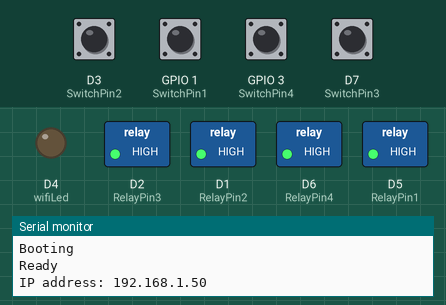
Simulated run of this sketch. Board: ESP8266 (NodeMCU). Parts: switched loads named in the sketch (green lamp = pin HIGH), output pins drawn as LEDs (lit = HIGH), the last lines printed to the serial monitor. Inputs (shaded band) come from the test bench; at power-on: D3 (SwitchPin2), D7 (SwitchPin3), GPIO 1 (SwitchPin1), GPIO 3 (SwitchPin4) HIGH. WiFi joins after 1.5 s; servers stay silent unless stated; EEPROM starts erased; not simulated (calls return 0 or success): credentials.h.

Above: at 3.0 s.
3.1 s: D3 (SwitchPin2) pulled LOW for 0.15 s
At 3.17 s:
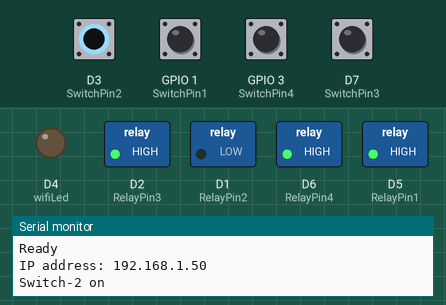
4.7 s: GPIO 1 (SwitchPin1) pulled LOW for 0.15 s
At 4.77 s:
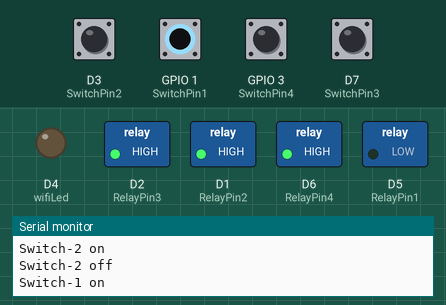
6.3 s: GPIO 3 (SwitchPin4) pulled LOW for 0.15 s
At 6.37 s:
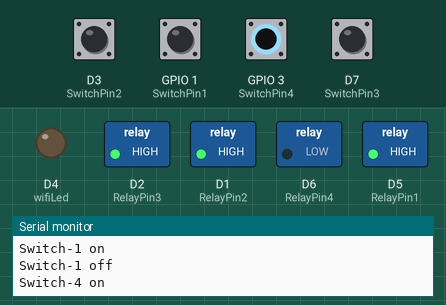
7.9 s: D7 (SwitchPin3) pulled LOW for 0.15 s
At 7.97 s:
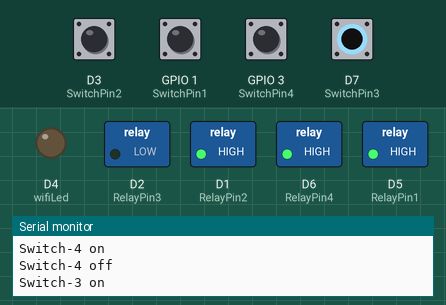
9.5 s: D3 (SwitchPin2) driven LOW and GPIO 1 (SwitchPin1) driven LOW
At 9.9 s:
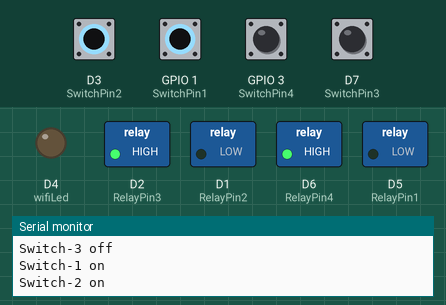
11.0 s: GPIO 3 (SwitchPin4) pulled LOW for 1 s
At 11.8 s:
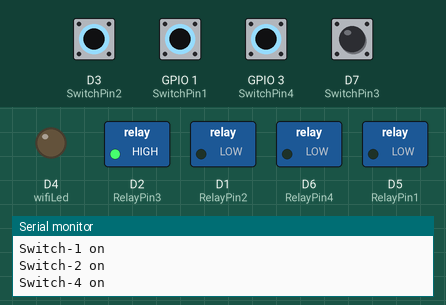
Timing chart, 0 to 14.0 s (numbered marks = the images above; inputs shaded):
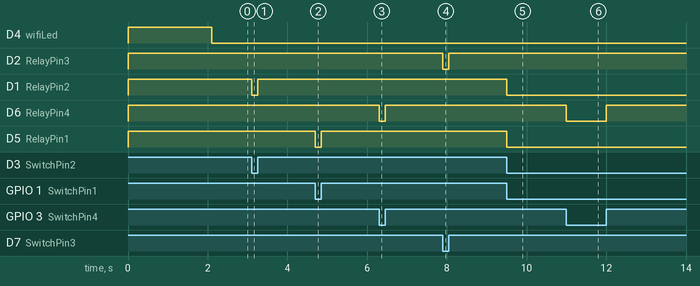

Measured:
- after the input at 3.1 s, D1 (RelayPin2): HIGH → LOW at once, → HIGH 0.15 s later
- after the input at 4.7 s, D5 (RelayPin1): HIGH → LOW at once, → HIGH 0.15 s later
- after the input at 6.3 s, D6 (RelayPin4): HIGH → LOW at once, → HIGH 0.15 s later
- after the input at 7.9 s, D2 (RelayPin3): HIGH → LOW at once, → HIGH 0.15 s later
- after the input at 9.5 s, D1 (RelayPin2), D5 (RelayPin1): HIGH → LOW at once
- after the input at 11.0 s, D6 (RelayPin4): HIGH → LOW at once, → HIGH 1.0 s later

The sketch:

ESP8266_Blynk_2.0.ino
```cpp
/**********************************************************************************
 *  TITLE: Blynk + Manual Switch (latched) + IR + DHT11 control 4 Relays using NodeMCU (store last GPIO state + Real time feedback + no WiFi control)
 *  Click on the following links to learn more.
 *  YouTube Video: https://youtu.be/WqQZpOQB1AE
 *  Related Blog : https://iotcircuithub.com/esp8266-projects/
 *  by Tech StudyCell
 *  Preferences--> Aditional boards Manager URLs :
 *  https://dl.espressif.com/dl/package_esp32_index.json, http://arduino.esp8266.com/stable/package_esp8266com_index.json
 *
 *  Download Board ESP8266 NodeMCU : https://github.com/esp8266/Arduino
 *
 *  Download the libraries
 *  Blynk Library (1.1.0):  https://github.com/blynkkk/blynk-library
 *  IRremote Library (3.6.1): https://github.com/Arduino-IRremote/Arduino-IRremote
 *  DHT Library (1.4.3): https://github.com/adafruit/DHT-sensor-library
 *  Preferences Library (2.0.0): https://github.com/vshymanskyy/Preferences
 **********************************************************************************/

#include "credentials.h"

/* Fill-in your Template ID (only if using Blynk.Cloud) */
#define BLYNK_TEMPLATE_ID TEMPLATE_ID
#define BLYNK_TEMPLATE_NAME TEMPLATE_NAME
#define BLYNK_AUTH_TOKEN AUTH_TOKEN

// Your WiFi credentials.
// Set password to "" for open networks.
char ssid[] = MY_SSID;
char pass[] = MY_PASS;

//Update the HEX code of IR Remote buttons 0x<HEX CODE>
// #define IR_Button_1   0x80BF49B6
// #define IR_Button_2   0x80BFC936
// #define IR_Button_3   0x80BF33CC
// #define IR_Button_4   0x80BF718E
// #define IR_All_Off    0x80BF3BC4

//#define BLYNK_PRINT Serial
#include <ESP8266mDNS.h>
#include <WiFiUdp.h>
#include <ArduinoOTA.h>
#include <ESP8266WiFi.h>
#include <BlynkSimpleEsp8266.h>
//#include <DHT.h>
//#include <IRremote.h>
#include <Preferences.h>

Preferences pref;

// #define DHTPIN              D4 //D4  pin connected with DHT
// #define IR_RECV_PIN         9 // SD2 (IR receiver pin)

// Uncomment whatever type you're using!
// #define DHTTYPE DHT11     // DHT 11
//#define DHTTYPE DHT22   // DHT 22, AM2302, AM2321
//#define DHTTYPE DHT21   // DHT 21, AM2301

// IRrecv irrecv(IR_RECV_PIN);
// decode_results results;

// define the GPIO connected with Relays and switches
#define RelayPin1 14 //D1  //D1
#define RelayPin2 D1 //4  //D2
#define RelayPin3 4 //14 //D5
#define RelayPin4 12 //D6

#define SwitchPin1 1  //TX
#define SwitchPin2 D3   //D3
#define SwitchPin3 13  //D7
#define SwitchPin4 3   //RX

#define wifiLed   D4   //D0

//Change the virtual pins according the rooms
#define VPIN_BUTTON_1    V1
#define VPIN_BUTTON_2    V2
#define VPIN_BUTTON_3    V3
#define VPIN_BUTTON_4    V4

#define VPIN_BUTTON_C    V9
#define VPIN_BUTTON_D    V10
// #define VPIN_TEMPERATURE V6
// #define VPIN_HUMIDITY    V7

// Relay State
bool toggleState_1 = LOW; //Define integer to remember the toggle state for relay 1
bool toggleState_2 = LOW; //Define integer to remember the toggle state for relay 2
bool toggleState_3 = LOW; //Define integer to remember the toggle state for relay 3
bool toggleState_4 = LOW; //Define integer to remember the toggle state for relay 4

// Switch State
bool SwitchState_1 = LOW;
bool SwitchState_2 = LOW;
bool SwitchState_3 = LOW;
bool SwitchState_4 = LOW;

int wifiFlag = 0;
// float temperature1 = 0;
// float humidity1   = 0;

char auth[] = BLYNK_AUTH_TOKEN;

BlynkTimer timer;
// DHT dht(DHTPIN, DHTTYPE);

// When App button is pushed - switch the state

BLYNK_WRITE(VPIN_BUTTON_1) {
  toggleState_1 = param.asInt();
  digitalWrite(RelayPin1, !toggleState_1);
  pref.putBool("Relay1", toggleState_1);
}

BLYNK_WRITE(VPIN_BUTTON_2) {
  toggleState_2 = param.asInt();
  digitalWrite(RelayPin2, !toggleState_2);
  pref.putBool("Relay2", toggleState_2);
}

BLYNK_WRITE(VPIN_BUTTON_3) {
  toggleState_3 = param.asInt();
  digitalWrite(RelayPin3, !toggleState_3);
  pref.putBool("Relay3", toggleState_3);
}

BLYNK_WRITE(VPIN_BUTTON_4) {
  toggleState_4 = param.asInt();
  digitalWrite(RelayPin4, !toggleState_4);
  pref.putBool("Relay4", toggleState_4);
}

BLYNK_WRITE(VPIN_BUTTON_C) {
  all_SwitchOff();
}
BLYNK_WRITE(VPIN_BUTTON_D) {
  all_SwitchOn();
}

void all_SwitchOff(){
  toggleState_1 = 0; digitalWrite(RelayPin1, HIGH); pref.putBool("Relay1", toggleState_1); Blynk.virtualWrite(VPIN_BUTTON_1, toggleState_1); delay(100);
  toggleState_2 = 0; digitalWrite(RelayPin2, HIGH); pref.putBool("Relay2", toggleState_2); Blynk.virtualWrite(VPIN_BUTTON_2, toggleState_2); delay(100);
  toggleState_3 = 0; digitalWrite(RelayPin3, HIGH); pref.putBool("Relay3", toggleState_3); Blynk.virtualWrite(VPIN_BUTTON_3, toggleState_3); delay(100);
  toggleState_4 = 0; digitalWrite(RelayPin4, HIGH); pref.putBool("Relay4", toggleState_4); Blynk.virtualWrite(VPIN_BUTTON_4, toggleState_4); delay(100);
}

void all_SwitchOn(){
  toggleState_1 = 1; digitalWrite(RelayPin1, LOW); pref.putBool("Relay1", toggleState_1); Blynk.virtualWrite(VPIN_BUTTON_1, toggleState_1); delay(100);
  toggleState_2 = 1; digitalWrite(RelayPin2, LOW); pref.putBool("Relay2", toggleState_2); Blynk.virtualWrite(VPIN_BUTTON_2, toggleState_2); delay(100);
  toggleState_3 = 1; digitalWrite(RelayPin3, LOW); pref.putBool("Relay3", toggleState_3); Blynk.virtualWrite(VPIN_BUTTON_3, toggleState_3); delay(100);
  toggleState_4 = 1; digitalWrite(RelayPin4, LOW); pref.putBool("Relay4", toggleState_4); Blynk.virtualWrite(VPIN_BUTTON_4, toggleState_4); delay(100);
}

void checkBlynkStatus() { // called every 2 seconds by SimpleTimer

  bool isconnected = Blynk.connected();
  if (isconnected == false) {
    wifiFlag = 1;
    Serial.println("Blynk Not Connected");
    digitalWrite(wifiLed, LOW);
    delay(200);
    digitalWrite(wifiLed, HIGH);
  }
  if (isconnected == true) {
    wifiFlag = 0;
    digitalWrite(wifiLed, LOW);
    //Serial.println("Blynk Connected");
  }
}

BLYNK_CONNECTED() {
  // update the latest state to the server
  Blynk.virtualWrite(VPIN_BUTTON_1, toggleState_1);
  Blynk.virtualWrite(VPIN_BUTTON_2, toggleState_2);
  Blynk.virtualWrite(VPIN_BUTTON_3, toggleState_3);
  Blynk.virtualWrite(VPIN_BUTTON_4, toggleState_4);
  // Blynk.syncVirtual(VPIN_TEMPERATURE);
  // Blynk.syncVirtual(VPIN_HUMIDITY);
}

// void readSensor(){

//   float h = dht.readHumidity();
//   float t = dht.readTemperature(); // or dht.readTemperature(true) for Fahrenheit

//   if (isnan(h) || isnan(t)) {
//     Serial.println("Failed to read from DHT sensor!");
//     return;
//   }
//   else {
//     humidity1 = h;
//     temperature1 = t;
//    // Serial.println(temperature1);
//    // Serial.println(humidity1);
//   }
// }

// void sendSensor()
// {
//   readSensor();
//   // You can send any value at any time.
//   // Please don't send more that 10 values per second.
//   Blynk.virtualWrite(VPIN_HUMIDITY, humidity1);
//   Blynk.virtualWrite(VPIN_TEMPERATURE, temperature1);
// }

// void ir_remote(){
//   if (irrecv.decode(&results)) {
//       switch(results.value){
//           case IR_Button_1:
//             digitalWrite(RelayPin1, toggleState_1);
//             toggleState_1 = !toggleState_1;
//             pref.putBool("Relay1", toggleState_1);
//             Blynk.virtualWrite(VPIN_BUTTON_1, toggleState_1);
//             delay(100);
//             break;
//           case IR_Button_2:
//             digitalWrite(RelayPin2, toggleState_2);
//             toggleState_2 = !toggleState_2;
//             pref.putBool("Relay2", toggleState_2);
//             Blynk.virtualWrite(VPIN_BUTTON_2, toggleState_2);
//             delay(100);
//             break;
//           case IR_Button_3:
//             digitalWrite(RelayPin3, toggleState_3);
//             toggleState_3 = !toggleState_3;
//             pref.putBool("Relay3", toggleState_3);
//             Blynk.virtualWrite(VPIN_BUTTON_3, toggleState_3);
//             delay(100);
//             break;
//           case IR_Button_4:
//             digitalWrite(RelayPin4, toggleState_4);
//             toggleState_4 = !toggleState_4;
//             pref.putBool("Relay4", toggleState_4);
//             Blynk.virtualWrite(VPIN_BUTTON_4, toggleState_4);
//             delay(100);
//             break;
//           case IR_All_Off:
//             all_SwitchOff();
//             break;
//           default : break;
//         }
//         //Serial.println(results.value, HEX);
//         irrecv.resume();
//   }
// }

void getRelayState()
{
  //Serial.println("reading data from NVS");
  toggleState_1 = pref.getBool("Relay1", 0);
  digitalWrite(RelayPin1, !toggleState_1);
  Blynk.virtualWrite(VPIN_BUTTON_1, toggleState_1);
  delay(200);
  toggleState_2 = pref.getBool("Relay2", 0);
  digitalWrite(RelayPin2, !toggleState_2);
  Blynk.virtualWrite(VPIN_BUTTON_2, toggleState_2);
  delay(200);
  toggleState_3 = pref.getBool("Relay3", 0);
  digitalWrite(RelayPin3, !toggleState_3);
  Blynk.virtualWrite(VPIN_BUTTON_3, toggleState_3);
  delay(200);
  toggleState_4 = pref.getBool("Relay4", 0);
  digitalWrite(RelayPin4, !toggleState_4);
  Blynk.virtualWrite(VPIN_BUTTON_4, toggleState_4);
  delay(200);
}

void manual_control()
{
  if (digitalRead(SwitchPin1) == LOW && SwitchState_1 == LOW) {
    digitalWrite(RelayPin1, LOW);
    toggleState_1 = HIGH;
    SwitchState_1 = HIGH;
    pref.putBool("Relay1", toggleState_1);
    Blynk.virtualWrite(VPIN_BUTTON_1, toggleState_1);
    Serial.println("Switch-1 on");
  }
  if (digitalRead(SwitchPin1) == HIGH && SwitchState_1 == HIGH) {
    digitalWrite(RelayPin1, HIGH);
    toggleState_1 = LOW;
    SwitchState_1 = LOW;
    pref.putBool("Relay1", toggleState_1);
    Blynk.virtualWrite(VPIN_BUTTON_1, toggleState_1);
    Serial.println("Switch-1 off");
  }
  if (digitalRead(SwitchPin2) == LOW && SwitchState_2 == LOW) {
    digitalWrite(RelayPin2, LOW);
    toggleState_2 = HIGH;
    SwitchState_2 = HIGH;
    pref.putBool("Relay2", toggleState_2);
    Blynk.virtualWrite(VPIN_BUTTON_2, toggleState_2);
    Serial.println("Switch-2 on");
  }
  if (digitalRead(SwitchPin2) == HIGH && SwitchState_2 == HIGH) {
    digitalWrite(RelayPin2, HIGH);
    toggleState_2 = LOW;
    SwitchState_2 = LOW;
    pref.putBool("Relay2", toggleState_2);
    Blynk.virtualWrite(VPIN_BUTTON_2, toggleState_2);
    Serial.println("Switch-2 off");
  }
  if (digitalRead(SwitchPin3) == LOW && SwitchState_3 == LOW) {
    digitalWrite(RelayPin3, LOW);
    toggleState_3 = HIGH;
    SwitchState_3 = HIGH;
    pref.putBool("Relay3", toggleState_3);
    Blynk.virtualWrite(VPIN_BUTTON_3, toggleState_3);
    Serial.println("Switch-3 on");
  }
  if (digitalRead(SwitchPin3) == HIGH && SwitchState_3 == HIGH) {
    digitalWrite(RelayPin3, HIGH);
    toggleState_3 = LOW;
    SwitchState_3 = LOW;
    pref.putBool("Relay3", toggleState_3);
    Blynk.virtualWrite(VPIN_BUTTON_3, toggleState_3);
    Serial.println("Switch-3 off");
  }
  if (digitalRead(SwitchPin4) == LOW && SwitchState_4 == LOW) {
    digitalWrite(RelayPin4, LOW);
    toggleState_4 = HIGH;
    SwitchState_4 = HIGH;
    pref.putBool("Relay4", toggleState_4);
    Blynk.virtualWrite(VPIN_BUTTON_4, toggleState_4);
    Serial.println("Switch-4 on");
  }
  if (digitalRead(SwitchPin4) == HIGH && SwitchState_4 == HIGH) {
    digitalWrite(RelayPin4, HIGH);
    toggleState_4 = LOW;
    SwitchState_4 = LOW;
    pref.putBool("Relay4", toggleState_4);
    Blynk.virtualWrite(VPIN_BUTTON_4, toggleState_4);
    Serial.println("Switch-4 off");
  }
}

void setup()
{
  Serial.begin(9600);
  Serial.println("Booting");
  //Open namespace in read-write mode
  pref.begin("Relay_State", false);

  pinMode(RelayPin1, OUTPUT);
  pinMode(RelayPin2, OUTPUT);
  pinMode(RelayPin3, OUTPUT);
  pinMode(RelayPin4, OUTPUT);

  pinMode(wifiLed, OUTPUT);

  pinMode(SwitchPin1, INPUT_PULLUP);
  pinMode(SwitchPin2, INPUT_PULLUP);
  pinMode(SwitchPin3, INPUT_PULLUP);
  pinMode(SwitchPin4, INPUT_PULLUP);

  //During Starting all Relays should TURN OFF
  digitalWrite(RelayPin1, !toggleState_1);
  digitalWrite(RelayPin2, !toggleState_2);
  digitalWrite(RelayPin3, !toggleState_3);
  digitalWrite(RelayPin4, !toggleState_4);

  // irrecv.enableIRIn(); // Enabling IR sensor
  // dht.begin();    // Enabling DHT sensor

  digitalWrite(wifiLed, HIGH);

  WiFi.mode(WIFI_STA);
  //Blynk.begin(auth, ssid, pass);
  WiFi.begin(ssid, pass);
  timer.setInterval(2000L, checkBlynkStatus); // check if Blynk server is connected every 2 seconds
  //timer.setInterval(1000L, sendSensor); // Sending Sensor Data to Blynk Cloud every 1 second
  Blynk.config(auth);
  delay(1000);

  getRelayState(); // Get the last state of Relays

  Blynk.virtualWrite(VPIN_BUTTON_1, toggleState_1);
  Blynk.virtualWrite(VPIN_BUTTON_2, toggleState_2);
  Blynk.virtualWrite(VPIN_BUTTON_3, toggleState_3);
  Blynk.virtualWrite(VPIN_BUTTON_4, toggleState_4);

  ArduinoOTA.onStart([]() {
    String type;
    if (ArduinoOTA.getCommand() == U_FLASH) {
      type = "sketch";
    } else {  // U_FS
      type = "filesystem";
    }

    // NOTE: if updating FS this would be the place to unmount FS using FS.end()
    Serial.println("Start updating " + type);
  });
  ArduinoOTA.onEnd([]() {
    Serial.println("\nEnd");
  });
  ArduinoOTA.onProgress([](unsigned int progress, unsigned int total) {
    Serial.printf("Progress: %u%%\r", (progress / (total / 100)));
  });
  ArduinoOTA.onError([](ota_error_t error) {
    Serial.printf("Error[%u]: ", error);
    if (error == OTA_AUTH_ERROR) {
      Serial.println("Auth Failed");
    } else if (error == OTA_BEGIN_ERROR) {
      Serial.println("Begin Failed");
    } else if (error == OTA_CONNECT_ERROR) {
      Serial.println("Connect Failed");
    } else if (error == OTA_RECEIVE_ERROR) {
      Serial.println("Receive Failed");
    } else if (error == OTA_END_ERROR) {
      Serial.println("End Failed");
    }
  });
  ArduinoOTA.begin();
  Serial.println("Ready");
  Serial.print("IP address: ");
  Serial.println(WiFi.localIP());
}

void loop()
{
  manual_control();
  //ir_remote(); //IR remote Control
  Blynk.run();
  ArduinoOTA.handle();
  timer.run();
}
```
